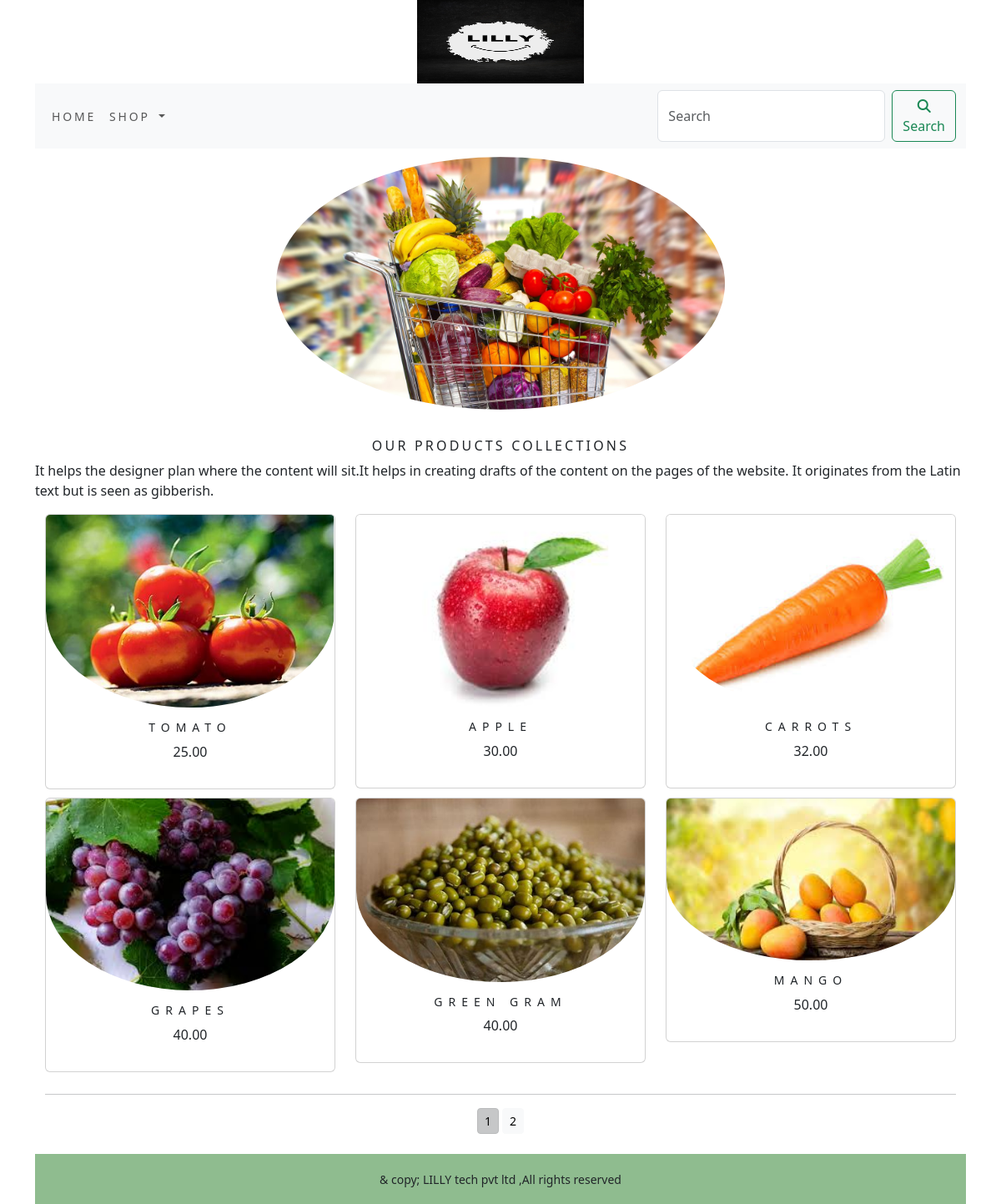
The app's page /shop/ with its own data.
### ecomapp/models.py (models this page shows, shortened)
class Product(models.Model):
    name = models.CharField(max_length=250, unique=True)
    slug = models.SlugField(max_length=250, unique=True)
    description = models.TextField(blank=True)
    price=models.DecimalField(max_digits=10,decimal_places=2)
    category=models.ForeignKey(Category,on_delete=models.CASCADE)
    image=models.ImageField(upload_to='product',blank=True)
    stock=models.IntegerField()
    available=models.BooleanField(default=True)
    created=models.DateField(auto_now_add=True)
    updated=models.DateTimeField(auto_now=True)
    class Meta:
        ordering = ('name', )
        verbose_name = 'product'
        verbose_name_plural = 'products'
    def get_url(self):
        return reverse('ecomapp:prodcatdetail', args=[self.category.slug,self.slug])

### ecomapp/views.py (the view)
# urls.py: path('', views.allprodcat,name='allprodcat'),
def allprodcat(request,c_slug=None):
        c_page=None
        products_list=None
        if c_slug!=None :
            c_page=get_object_or_404(Category,slug=c_slug)
            products_list=Product.objects.all().filter(category=c_page,available=True)
        else:
            products_list=Product.objects.all().filter(available=True)
        paginator=Paginator(products_list,6)
        try:
            page=int(request.GET.get('page',1))
        except:
            page=1
        try:
            products=paginator.page(page)
        except (EmptyPage,InvalidPage):
            products=paginator.page(paginator.num_pages)
        return render(request,"category.html",{'category':c_page,'products':products})

### cart/context_processors.py (called while the page is built)
def counter(request):
    item_count=0
    if 'admin' in request.path:
        return {}
    else:
        try:
            cart=Cart.objects.filter(cart_id=cart_id(request))
            cart_items=CartItem.objects.all().filter(cart=cart[:1])
            for cart_item in cart_items:
                item_count +=cart_item.quantity
        except Cart.DoesNotExist:
            item_count=0
    return dict(item_count=item_count)

### cart/views.py (called while the page is built)
def cart_id(request):
    cart = request.session.session_key
    if not cart:
        cart = request.session.create()
    return cart

### ecomapp/context_processors.py (called while the page is built)
def menu_links(request):
    links = Category.objects.all()
    return dict(links=links)

### ecomapp/models.py (called while the page is built)
    def get_url(self):
        return reverse('ecomapp:products_by_category', args=[self.slug])

### templates/category.html (shortened to what this page needs)
{% extends 'base.html' %}
{% load static %}
{% block content %}
 <div class="mx-auto">
  {% if category %}
    <img class="my_image" src="{{category.image.url}}" alt="{{category.name}}">
 </div>
   <br>
   <div>
     <h1 class="text-center my_title">{{category.name}}</h1>
     <p class="text-justify">{{category.description}}</p>
   </div>
   {% else %}
   <div>
     <img class="my_image my_image_padding" src="{% static 'img/banner.jpg' %}" alt="our products">
   </div>
   <br>
   <div>
       <h1 class="text-center my_title">Our products collections</h1>
       <p class="text-justify">It helps the designer plan where the content will sit.It helps in creating drafts of the
           content on the pages of the website.
           It originates from the Latin text but is seen as gibberish.</p>
   </div>
 {% endif %}
<div class="container">
    <div class="row mx_auto">
        {% for product in products.object_list %}
          <div class="my_bottom_margin col-9 col-sm-12 col-md-4  xol-lg-4">
              <div class="card text-center" style="min-width:18rem;">
                 <a href="{{product.get_url}}"><img class="card-img-top my_image" src="{{product.image.url}}" alt="{{product.name}}"></a>
                 <div class="card-body">
                   <h4>{{product.name}}</h4>
                   <p>{{product.price}}</p>
                 </div>
              </div>
          </div>
        {% endfor %}
    </div>
    <div class="mx_auto">
       {% if products.paginator.num_pages > 1 %}
       <hr>
        <div class="text-center">
            {% for pg in products.paginator.page_range %}
              <a href="?page={{pg}}" class="btn btn-light btn-sm  {% if products.number == pg %} active {% endif %}">{{pg}}</a>
            {% endfor %}
        </div>
         {% endif %}
    </div>
    <br>
</div>
{% endblock %}

### templates/base.html (shortened to what this page needs)
{% load static %}
<!DOCTYPE html>
<html lang="en">
<head>
    <link rel="stylesheet" href="{% static 'css/custom.css' %}">
    <link href="https://cdn.jsdelivr.net/npm/bootstrap@5.3.3/dist/css/bootstrap.min.css" rel="stylesheet">
</head>
<body>
<div class="container">
    {% include 'header.html' %}
    {% include 'nav.html' %}
    {% block content %}
    {% endblock %}
</div>
  {% include 'footer.html' %}
</body>
</html>

### templates/header.html
{% load static %}
<header>
   <center>
       <a href="{% url 'ecomapp:allprodcat' %}"><img src="{% static 'img/logo.png' %}" alt="logo image" height="100px" width="200x"></a>
   </center>
</header>

### templates/nav.html (shortened to what this page needs)
<nav class="navbar navbar-expand-lg bg-body-tertiary">
  <div class="container-fluid">
    <div class="collapse navbar-collapse" id="navbarSupportedContent">
      <ul class="navbar-nav me-auto mb-2 mb-lg-0">
        <li class="nav-item">
          <a class="nav-link" href="{% url 'ecomapp:allprodcat' %}">Home</a>
        </li>
        <li class="nav-item dropdown {% if 'ecomapp' in request.path %} active {% endif %}">
          <a class="nav-link dropdown-toggle" href="#" role="button" data-bs-toggle="dropdown" aria-expanded="false">
           Shop
          </a>
        </li>
      </ul>
      <form class="d-flex"  action="{% url 'search_app:SearchResult' %}" method="get">
          <input class="form-control me-2" name= "q" type="search" placeholder="Search"
               aria-label="Search">
          <button class="btn btn-outline-success" type="submit">
            <i class="fa-solid fa-magnifying-glass"></i>Search</button>
      </form>
    </div>
  </div>
</nav>

### templates/footer.html
<div class="footer navbar-fixed-bottom my_footer">
    <p class="text-center">& copy; LILLY tech pvt ltd ,All rights reserved</p>
</div>

### static/css/custom.css (style rules this page uses)
.nav-item { letter-spacing:.2em; font-size:14px; text-transform:uppercase; }
.my_footer { background-color:#8FBC8F; height:60px; }
.my_footer p { padding-top:20px; font-size:14px; }
.my_image { border-radius: 50%; display: block; margin-left: auto; margin-right: auto; width: 50%; }
.my_title { font-size:16px; text-transform:uppercase; letter-spacing:0.2em; }
.my_bottom_margin { margin-bottom:10px; }
.card-body h4 { font-size:14px; text-transform:uppercase; letter-spacing:0.5em; }
.my_image_padding { padding:10px; }

### records on screen
Product: image (picture), name "TOMATO", price "25.00"
Product: image (picture), name "APPLE", price "30.00"
Product: image (picture), name "CARROTS", price "32.00"
Product: image (picture), name "GRAPES", price "40.00"
Product: image (picture), name "GREEN GRAM", price "40.00"
Product: image (picture), name "MANGO", price "50.00"

### other values on screen
{{ pg }} "1" "2"
